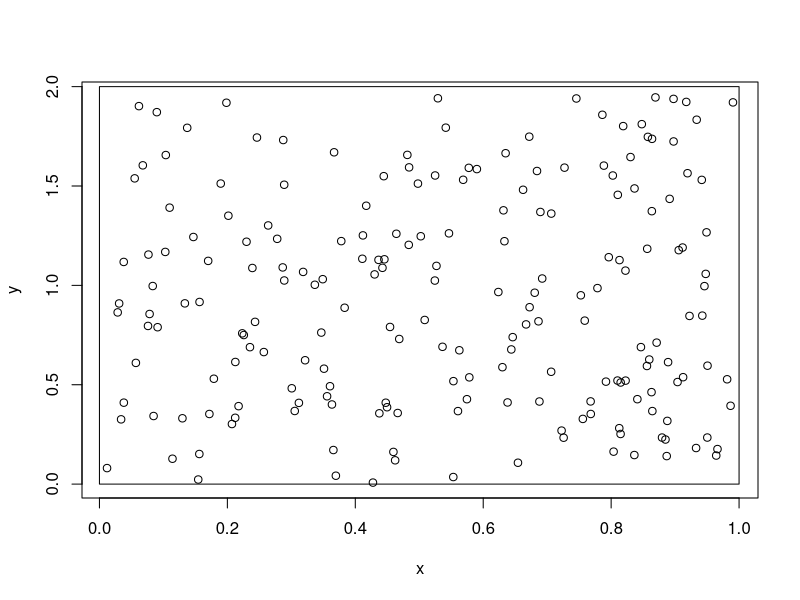
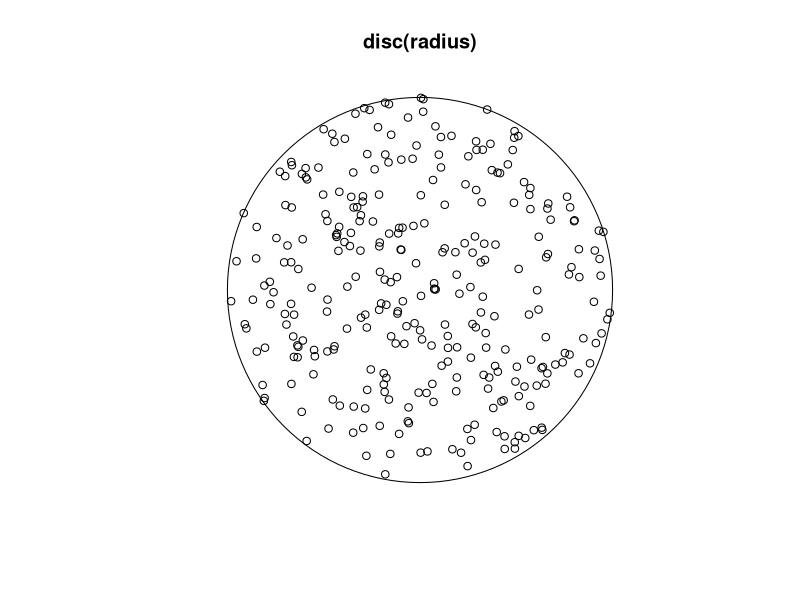
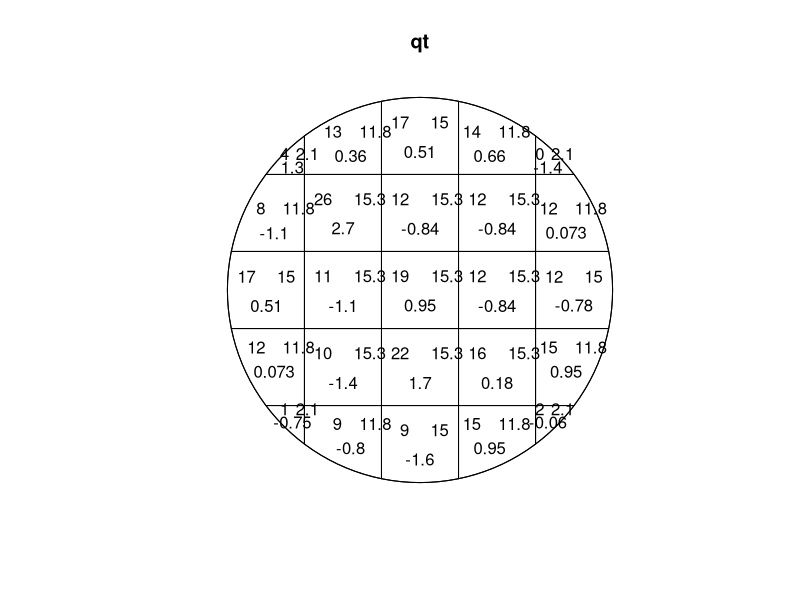
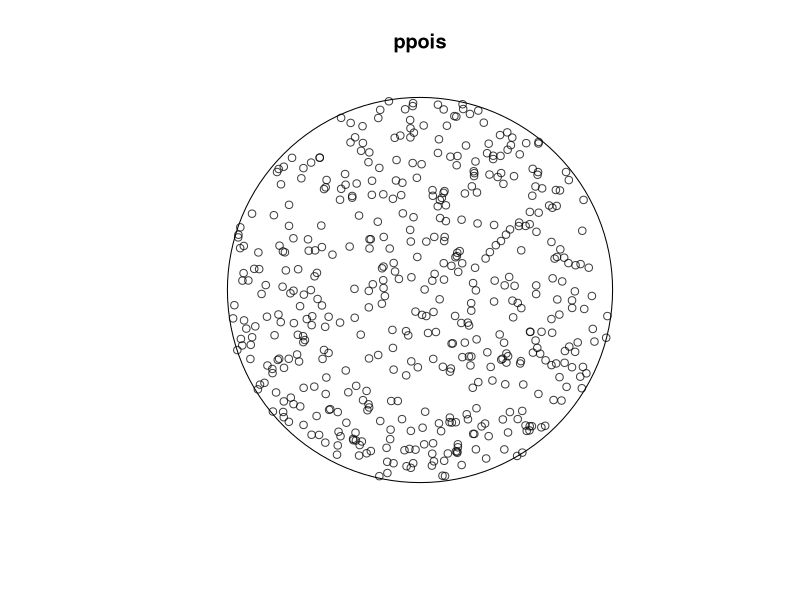
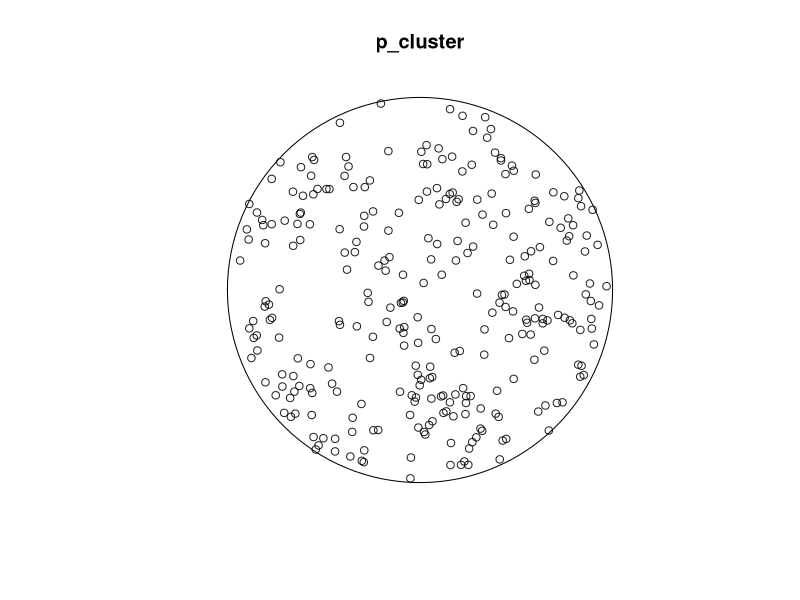
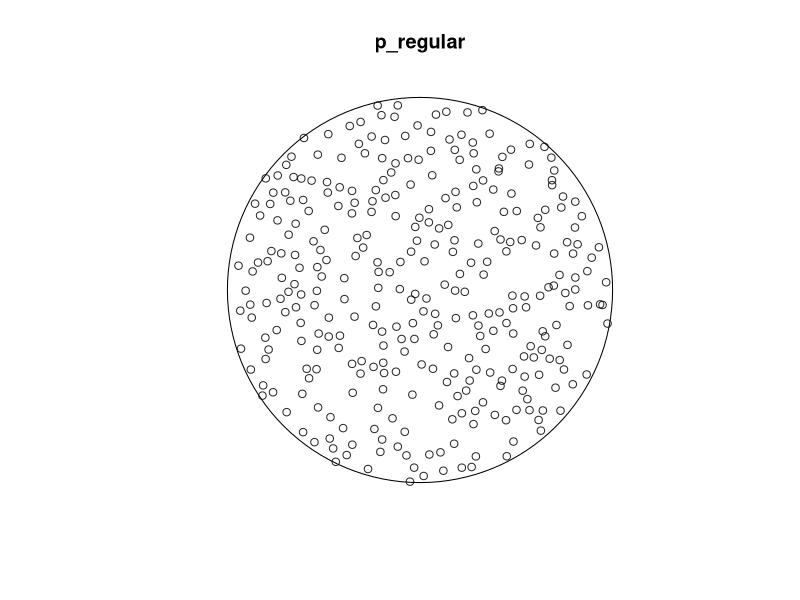

Source code (R) for these figures, in order:
## ---- chunk 1
n <- 200

xmin <- 0
xmax <- 1
ymin <- 0
ymax <- 2

# Sample from a uniform distribution
x <- runif(n, xmin, xmax)
y <- runif(n, ymin, ymax)
## ---- chunk 2
mapxy <- function(a = NA){
  plot(x, y, asp=a)
  rect(xmin, ymin, xmax, ymax)
}

mapxy(0)
## ---- chunk 3
library(spatstat)
n_points <- 300
radius <- 10

r_squared <- runif(n_points, 0, radius**2)
angle <- runif(n_points, 0, 2*pi)

x <- sqrt(r_squared) * cos(angle)
y <- sqrt(r_squared) * sin(angle)

plot(disc(radius)); points(x,y)
## ---- chunk 4
# list variable that have already been defined
ls.str()

ppxy <- ppp(x = x, y = y, window = disc(radius))

qt <- quadrat.test(ppxy)
plot(qt)
print(qt)
## ---- chunk 5
# create a disc of radius 10
disc10 <- disc(10)

# to generate approximately 500 points in a disc of radius 10, set lambda tp 500 divided by the area of of the disc

lambda <- 500/area(disc10)

# create a point pattern object

ppois <- rpoispp(lambda = lambda, win = disc10)

plot(ppois)
## ---- chunk 6
# create a disc of radius 10
disc10 <- disc(10)

# generate points from a Thomas process in a disc of radius 10

set.seed(123)
p_cluster <- rThomas(kappa=0.35, scale=1, mu=3, win = disc10)
plot(p_cluster)
## ---- chunk 7
# regular points from a Strauss process
set.seed(123)
p_regular <- rStrauss(beta = 2.9, gamma = 0.025, R = .5, W = disc10)
plot(p_regular)
quadrat.test(p_cluster, alternative="clustered")
quadrat.test(p_regular,, alternative = "regular")
